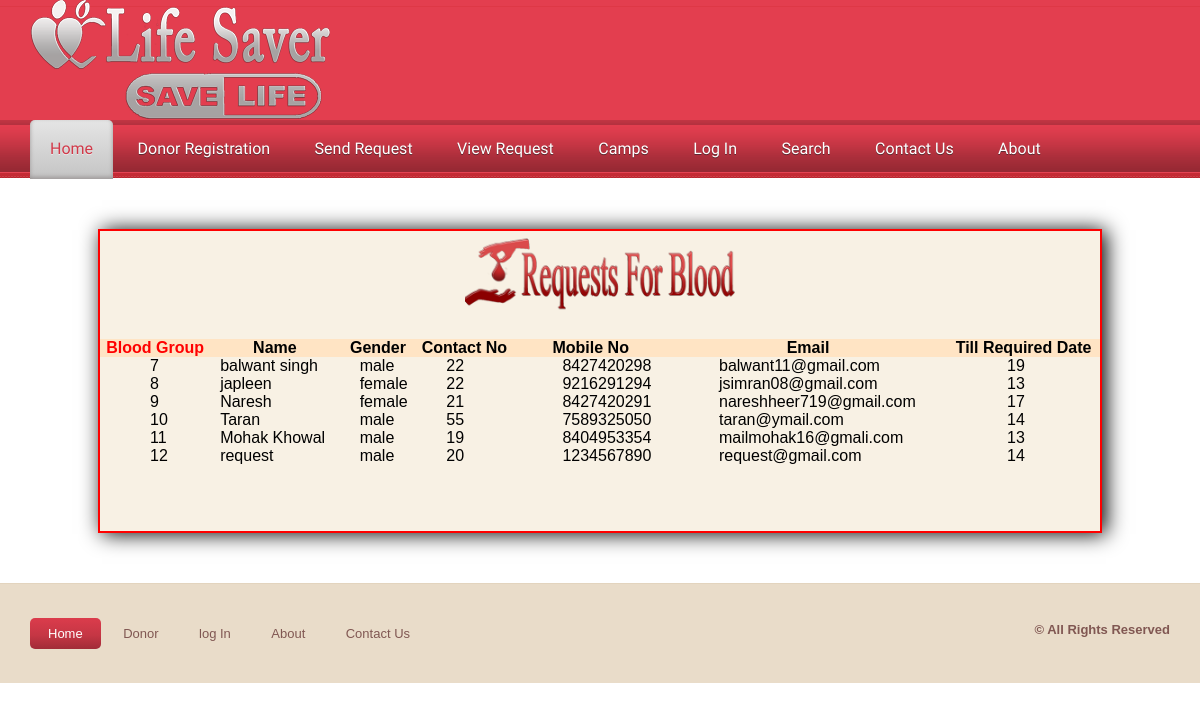
Screenshot of /viewrequest.php with the database file from the repository.
### tables this page shows
CREATE TABLE `requestes` (
  `req_id` int(100) NOT NULL,
  `name` varchar(100) NOT NULL,
  `gender` varchar(100) NOT NULL,
  `age` varchar(100) NOT NULL,
  `mobile` varchar(100) NOT NULL,
  `email` varchar(100) NOT NULL,
  `bgroup` int(100) NOT NULL,
  `reqdate` datetime NOT NULL,
  `detail` varchar(500) NOT NULL
);

### viewrequest.php (the view, shortened to what this page needs)
<!DOCTYPE html PUBLIC "-//W3C//DTD XHTML 1.0 Transitional//EN" "http://www.w3.org/TR/xhtml1/DTD/xhtml1-transitional.dtd">
<html xmlns="http://www.w3.org/1999/xhtml">
<head>
<link href="css/lightbox.css" rel="stylesheet" />
    <link href="StyleSheet.css" rel="stylesheet" type="text/css" />
<link href="css/style.css" rel="stylesheet" type="text/css" media="all" />
<link href="css/flexslider.css" rel="stylesheet" type="text/css" media="all" />
</head>
<body>
<?php include('admin/function.php'); ?>
 <div class="h_bg">
<div class="wrap">
<div class="header">
		<div class="logo">
			<h1><a href="index.php"><img src="Images/logo.png" alt=""></a></h1>
		</div>
	</div>
</div>
</div>
<div class="nav_bg">
<div class="wrap">
		<?php require('header.php');?>
	</div>
<div style="height:300px; width:1000px; margin:auto; margin-top:50px; margin-bottom:50px; background-color:#f8f1e4; border:2px solid red; box-shadow:4px 1px 20px black;">
     <form method="post" enctype="multipart/form-data">
 <table cellpadding="20" cellspacing="20" width="1000px" height="200px"  style="margin:auto" >
   <tr><td colspan="7" align="center"><img src="Images/brequest.png" height="90px" /></td></tr>
   <tr><td>&nbsp;</td><td>&nbsp;</td></tr>
 <tr style="background-color:bisque" align="center" class="bold">
             <td class="bold" style="color:red"  >Blood Group</td><td align="center">Name</td><td align="center">Gender</td><td align="center">Contact No</td><td align="center">Mobile No</td><td align="center">Email</td>
            <td align="center">Till Required Date</td>
        </tr>
<?php
$cn=mysqli_connect("localhost","root","","bloodbank");
$s="select * from requestes";
	$result=mysqli_query($cn,$s);
	while($data=mysqli_fetch_array($result))
	{
				echo"<tr><td  style=' padding-left:50px'>$data[0]</td><td  style=' padding-left:10px'>$data[1]</td><td  style=' padding-left:20px'>$data[2]</td><td  style=' padding-left:30px'>$data[3]</td><td  style=' padding-left:50px'>$data[4]</td><td  style=' padding-left:50px'>$data[5]</td><td  style=' padding-left:60px'>$data[6]</td></tr>";
			}
			?>
</table>
</form>
        </div>
<div class="ftr-bg">
<div class="wrap">
<div class="footer">
	<div class="f_nav">
		<ul>
			<li class="active"><a href="index.php">Home</a></li>
			<li><a href="donar.php">Donor</a></li>
            <li><a href="login.php">log In</a></li>
            <li><a href="aboutus.php">About</a></li>
            <li><a href="contact.php">Contact Us</a></li>
            </ul>
	</div>
		<div class="copy">
			<p class="title">© All Rights Reserved </p>
		</div>
</div>
</div>
</div>
</body>
</html>

### css/lightbox.css (style rules this page uses)
body:after { content: url(../img/close.png) url(../img/loading.gif) url(../img/prev.png) url(../img/next.png); display: none; }

### StyleSheet.css (style rules this page uses)
.title { font-weight:bold; color:#805752; font-size: 16px; text-align: left; padding-left: 20px; }
.bold { font-weight:bold; }

### css/style.css (style rules this page uses)
html,body,div,span,applet,object,iframe,h1,h2,h3,h4,h5,h6,p,blockquote,pre,a,abbr,acronym,address,big,cite,code,del,dfn,em,img,ins,kbd,q,s,samp,small,strike,strong,sub,sup,tt,var,b,u,i,dl,dt,dd,ol,nav ul,nav li,fieldset,form,label,legend,table,caption,tbody,tfoot,thead,tr,th,td,article,aside,canvas,details,embed,figure,figcaption,footer,header,hgroup,menu,nav,output,ruby,section,summary,time,mark,audio,video { margin:0;padding:0;border:0;font-size:100%;font:inherit;vertical-align:baseline; }
ol,ul { list-style:none;margin:0;padding:0; }
table { border-collapse:collapse;border-spacing:0; }
a { text-decoration:none; }
img { max-width:100%; }
body { font-family: Arial, Geneva,Helvetica, sans-serif; font-size: 100%; }
.wrap { margin:0 auto; width:80%; }
.h_bg { background: url('../images/h_bg.png') repeat-x ; }
.nav_bg { background: url('../images/nav_bg.png') center 0 repeat-x #CF797E; height:58px; }
.ftr-bg { background: #E9DCC9; border-top: 1px solid rgba(214, 195, 167, 0.34); }
.footer { padding:3% 0; }
.f_nav { float:left; }
.f_nav li { display: inline-block; }
.f_nav li.active a { color:#ffffff; background: rgb(219,60,76); background: -moz-linear-gradient(top, rgba(219,60,76,1) 0%, rgba(197,54,68,1) 56%, rgba(162,44,56,1) 99%); background: -webkit-gradient(linear, left top, left bottom, color-stop(0%,rgba(219,60,76,1)), color-stop(56%,rgba(197,54,68,1)), color-stop(99%,rgba(162,44,56,1))); background: -webkit-linear-gradient(top, rgba(219,60,76,1) 0%,rgba(197,54,68,1) 56%,rgba(162,44,56,1) 99%); background: -o-linear-gradient(top, rgba(219,60,76,1) 0%,rgba(197,54,68,1) 56%,rgba(162,44,56,1) 99%); background: -ms-linear-gradient(top, rgba(219,60,76,1) 0%,rgba(197,54,68,1) 56%,rgba(162,44,56,1) 99%); background: linear-gradient(to bottom, rgba(219,60,76,1) 0%,rgba(197,54,68,1) 56%,rgba(162,44,56,1) 99%); filter: progid:DXImageTransform.Microsoft.gradient( startColorstr='#db3c4c', endColorstr='#a22c38',GradientType=0 ); }
.f_nav li a { border-radius: 5px; -webkit-border-radius: 5px; -moz-border-radius: 5px; -o-border-radius: 5px; display:block; padding: 8px 18px; color: #805752; font-size: 0.8125em; }
.copy { float: right; }
.copy p { color: #805752; font-size: 0.8125em; line-height: 1.8em; }
@media only screen and (max-width: 1280px) { .wrap { width:95%; } }

### rows the page displays
requestes: req_id "7", name "balwant singh", gender "male", age "22", mobile "8427420298", email "balwant11@gmail.com", bgroup "19"
requestes: req_id "8", name "japleen", gender "female", age "22", mobile "9216291294", email "jsimran08@gmail.com", bgroup "13"
requestes: req_id "9", name "Naresh", gender "female", age "21", mobile "8427420291", email "nareshheer719@gmail.com", bgroup "17"
requestes: req_id "10", name "Taran", gender "male", age "55", mobile "7589325050", email "taran@ymail.com", bgroup "14"
requestes: req_id "11", name "Mohak Khowal", gender "male", age "19", mobile "8404953354", email "mailmohak16@gmali.com", bgroup "13"
requestes: req_id "12", name "request", gender "male", age "20", mobile "1234567890", email "request@gmail.com", bgroup "14"
